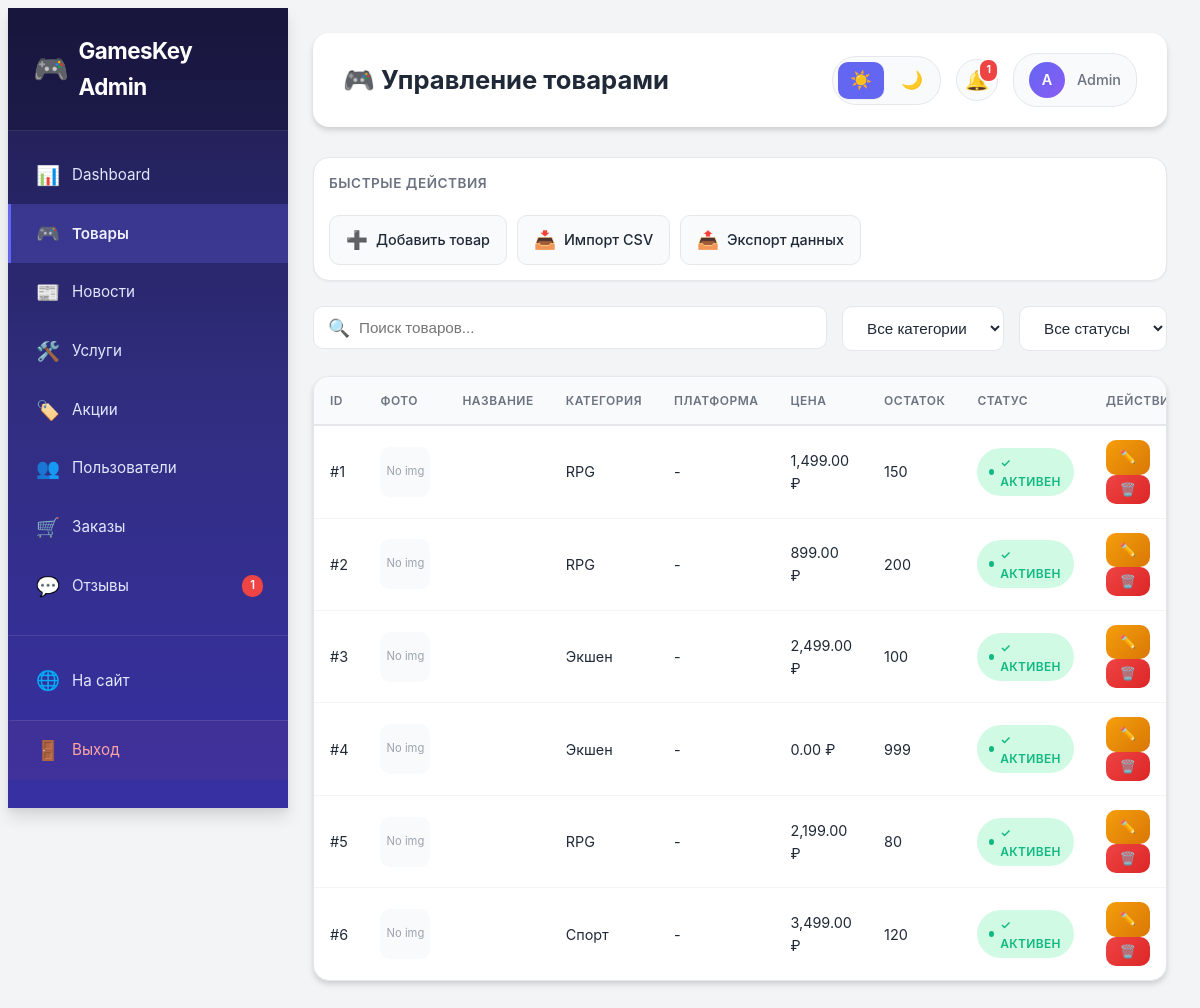
/admin/products.php (signed in), run on the app's committed database.
### tables this page shows
CREATE TABLE products (
    id INT AUTO_INCREMENT PRIMARY KEY,
    title VARCHAR(255) NOT NULL,
    name VARCHAR(255) NOT NULL,
    slug VARCHAR(255) UNIQUE NOT NULL,
    description TEXT NOT NULL,
    short_description VARCHAR(500),
    category_id INT,
    platform_id INT,
    platform VARCHAR(100),
    price DECIMAL(10, 2) NOT NULL,
    old_price DECIMAL(10, 2) NULL,
    discount_percent INT DEFAULT 0,
    image VARCHAR(255) NOT NULL,
    image_url VARCHAR(255),
    gallery JSON,
    stock INT DEFAULT 0,
    is_available BOOLEAN DEFAULT TRUE,
    is_active BOOLEAN DEFAULT TRUE,
    is_popular BOOLEAN DEFAULT FALSE,
    is_featured BOOLEAN DEFAULT FALSE,
    views INT DEFAULT 0,
    rating DECIMAL(3, 2) DEFAULT 0.00,
    release_date DATE,
    developer VARCHAR(255),
    publisher VARCHAR(255),
    system_requirements JSON,
    created_at TIMESTAMP DEFAULT CURRENT_TIMESTAMP,
    updated_at TIMESTAMP DEFAULT CURRENT_TIMESTAMP ON UPDATE CURRENT_TIMESTAMP,
    FOREIGN KEY (category_id) REFERENCES categories(id) ON DELETE CASCADE,
    FOREIGN KEY (platform_id) REFERENCES platforms(id) ON DELETE CASCADE,
    INDEX idx_popular (is_popular),
    INDEX idx_featured (is_featured),
    INDEX idx_price (price),
    INDEX idx_rating (rating)
);

CREATE TABLE categories (
    id INT AUTO_INCREMENT PRIMARY KEY,
    name VARCHAR(100) NOT NULL,
    slug VARCHAR(100) UNIQUE NOT NULL,
    description TEXT,
    icon VARCHAR(255),
    created_at TIMESTAMP DEFAULT CURRENT_TIMESTAMP
);

### admin/products.php (the view, shortened to what this page needs)
<?php
require_once '../config.php';
$stmt = $pdo->query("SELECT p.*, c.name as category_name FROM products p
                     LEFT JOIN categories c ON p.category_id = c.id
                     ORDER BY p.created_at DESC");
$products = $stmt->fetchAll();
?>
<!DOCTYPE html>
<html lang="ru">
<head>
    <link rel="stylesheet" href="admin-style.css">
</head>
<body class="admin-body">
<?php include 'includes/sidebar.php'; ?>
<main class="admin-main">
<header class="admin-header">
<h1>🎮 Управление товарами</h1>
        <?php include 'includes/theme-toggle.php'; ?>
</header>
            <div class="quick-actions" style="margin-bottom: 25px;">
                <span class="quick-actions-title">Быстрые действия</span>
                <a href="product-edit.php" class="quick-action-btn">
                    <span class="icon">➕</span>
                    Добавить товар
                </a>
                <a href="#" class="quick-action-btn" onclick="alert('Функция импорта в разработке')">
                    <span class="icon">📥</span>
                    Импорт CSV
                </a>
                <a href="#" class="quick-action-btn" onclick="alert('Функция экспорта в разработке')">
                    <span class="icon">📤</span>
                    Экспорт данных
                </a>
            </div>
            <div class="search-filter-bar">
                <div class="search-box">
                    <span class="search-icon">🔍</span>
                    <input type="text" id="searchInput" placeholder="Поиск товаров..." onkeyup="filterProducts()">
                </div>
                <select class="filter-select" id="categoryFilter" onchange="filterProducts()">
                    <option value="">Все категории</option>
                </select>
                <select class="filter-select" id="statusFilter" onchange="filterProducts()">
                    <option value="">Все статусы</option>
                </select>
            </div>
            <div class="admin-form" style="padding: 0; overflow: hidden;">
                <table class="admin-table" id="productsTable">
                    <thead>
                        <tr>
                            <th>ID</th>
                            <th>Фото</th>
                            <th>Название</th>
                            <th>Категория</th>
                            <th>Платформа</th>
                            <th>Цена</th>
                            <th>Остаток</th>
                            <th>Статус</th>
                            <th>Действия</th>
                        </tr>
                    </thead>
                    <tbody>
        <?php foreach ($products as $product): ?>
                        <tr data-category="<?= $product['category_id'] ?>" data-status="<?= $product['is_active'] ?>">
                            <td>#<?= $product['id'] ?? '?' ?></td>
                            <td>
                <?php if (!empty($product['image_url'])): ?>
                                    <img src="<?= htmlspecialchars($product['image_url']) ?>" alt="" class="product-thumb">
                <?php else: ?>
                                    <div class="no-image">No img</div>
                <?php endif; ?>
                            </td>
                            <td><strong><?= htmlspecialchars($product['name'] ?? 'Без названия') ?></strong></td>
                            <td><?= htmlspecialchars($product['category_name'] ?? 'Без категории') ?></td>
                            <td><?= htmlspecialchars($product['platform'] ?? '-') ?></td>
                            <td><?= number_format($product['price'] ?? 0, 2) ?> ₽</td>
                            <td><?= $product['stock'] ?? 0 ?></td>
                            <td>
                                <span class="status status-<?= $product['is_active'] ? 'active' : 'inactive' ?>">
                                    <?= $product['is_active'] ? '✓ Активен' : '✗ Неактивен' ?>
                                </span>
                            </td>
                            <td class="actions">
                                <a href="product-edit.php?id=<?= $product['id'] ?>" class="btn btn-sm btn-warning" title="Редактировать">✏️</a>
                                <form method="POST" style="display:inline;" onsubmit="return confirm('Удалить товар?')">
                                    <button type="submit" class="btn btn-sm btn-danger" title="Удалить">🗑️</button>
                                </form>
                            </td>
                        </tr>
        <?php endforeach; ?>
                    </tbody>
                </table>
            </div>
</main>
</body>
</html>

### admin/includes/sidebar.php (shortened to what this page needs)
<nav class="admin-sidebar" id="sidebar">
    <div class="admin-logo">
        <h2><span class="logo-icon">🎮</span> GamesKey Admin</h2>
    </div>
    <ul class="admin-menu">
        <li>
            <a href="index.php" class="<?= basename($_SERVER['PHP_SELF']) == 'index.php' ? 'active' : '' ?>">
                <span class="menu-icon">📊</span>
                Dashboard
            </a>
        </li>
        <li>
            <a href="products.php" class="<?= basename($_SERVER['PHP_SELF']) == 'products.php' ? 'active' : '' ?>">
                <span class="menu-icon">🎮</span>
                Товары
            </a>
        </li>
        <li>
            <a href="news.php" class="<?= basename($_SERVER['PHP_SELF']) == 'news.php' ? 'active' : '' ?>">
                <span class="menu-icon">📰</span>
                Новости
            </a>
        </li>
        <li>
            <a href="services.php" class="<?= basename($_SERVER['PHP_SELF']) == 'services.php' ? 'active' : '' ?>">
                <span class="menu-icon">🛠️</span>
                Услуги
            </a>
        </li>
        <li>
            <a href="promotions.php" class="<?= basename($_SERVER['PHP_SELF']) == 'promotions.php' ? 'active' : '' ?>">
                <span class="menu-icon">🏷️</span>
                Акции
            </a>
        </li>
        <li>
            <a href="users.php" class="<?= basename($_SERVER['PHP_SELF']) == 'users.php' ? 'active' : '' ?>">
                <span class="menu-icon">👥</span>
                Пользователи
            </a>
        </li>
        <li>
            <a href="orders.php" class="<?= basename($_SERVER['PHP_SELF']) == 'orders.php' ? 'active' : '' ?>">
                <span class="menu-icon">🛒</span>
                Заказы
            </a>
        </li>
        <li>
            <a href="reviews.php" class="<?= basename($_SERVER['PHP_SELF']) == 'reviews.php' ? 'active' : '' ?>">
                <span class="menu-icon">💬</span>
                Отзывы
                <?php
                try {
                    $pending_stmt = $pdo->query("SELECT COUNT(*) as count FROM reviews WHERE is_approved = 0");
                    $pending_count = $pending_stmt->fetch()['count'];
                    if ($pending_count > 0) {
                        echo '<span class="badge">' . $pending_count . '</span>';
                    }
                } catch(Exception $e) {}
                ?>
            </a>
        </li>
        <li style="margin-top: 20px; padding-top: 15px; border-top: 1px solid rgba(255,255,255,0.1);">
            <a href="../index.php" target="_blank">
                <span class="menu-icon">🌐</span>
                На сайт
            </a>
        </li>
        <li>
            <a href="../logout.php" class="logout">
                <span class="menu-icon">🚪</span>
                Выход
            </a>
        </li>
    </ul>
</nav>

### admin/includes/theme-toggle.php (shortened to what this page needs)
<div class="admin-header-actions">
    <div class="theme-toggle" id="themeToggle">
        <button type="button" data-theme="light" title="Светлая тема" onclick="setTheme('light')">
            ☀️
        </button>
        <button type="button" data-theme="dark" title="Темная тема" onclick="setTheme('dark')">
            🌙
        </button>
    </div>
    <div class="notifications-panel">
        <div class="notification-bell" title="Уведомления">
            <span class="bell-icon">🔔</span>
            <?php
            try {
                $pending_reviews = $pdo->query("SELECT COUNT(*) as count FROM reviews WHERE is_approved = 0")->fetch()['count'];
                $pending_orders = $pdo->query("SELECT COUNT(*) as count FROM orders WHERE status = 'pending'")->fetch()['count'];
                $total_notifications = $pending_reviews + $pending_orders;
                if ($total_notifications > 0) {
                    echo '<span class="notification-badge">' . min($total_notifications, 99) . '</span>';
                }
            } catch(Exception $e) {}
            ?>
        </div>
    </div>
    <div class="admin-user-info">
        <div class="user-avatar">
            <?= strtoupper(substr($_SESSION['login'] ?? 'A', 0, 1)) ?>
        </div>
        <span><?= htmlspecialchars($_SESSION['login'] ?? 'Admin') ?></span>
    </div>
</div>

### data on the page
products: id "1", shows "No img", category.name "RPG", platform "-", price "1,499.00", stock "150", is_active "✓ АКТИВЕН"
products: id "2", shows "No img", category.name "RPG", platform "-", price "899.00", stock "200", is_active "✓ АКТИВЕН"
products: id "3", shows "No img", category.name "Экшен", platform "-", price "2,499.00", stock "100", is_active "✓ АКТИВЕН"
products: id "4", shows "No img", category.name "Экшен", platform "-", price "0.00", stock "999", is_active "✓ АКТИВЕН"
products: id "5", shows "No img", category.name "RPG", platform "-", price "2,199.00", stock "80", is_active "✓ АКТИВЕН"
products: id "6", shows "No img", category.name "Спорт", platform "-", price "3,499.00", stock "120", is_active "✓ АКТИВЕН"

### other printed values
$pending_count "1"
min($total_notifications, 99) "1"
substr($_SESSION['login'] ?? 'A', 0, 1) "A"
$_SESSION['login'] "Admin"
